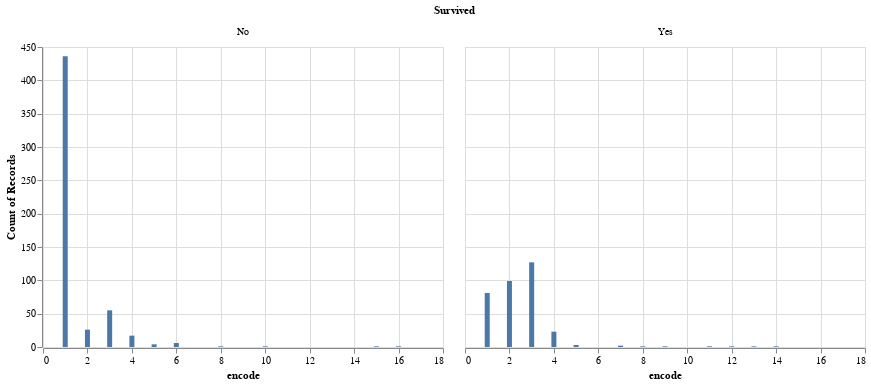

The notebook cell saved with this chart:
### Markdown cell above
### Revisit Visualizations
Now that you have the new columns in place. Revisit the pairwise comparison plots to see if the new columns reveal any interesting relationships.

### Code cell
# Enter the code needed to recheck the pairwise comparison.
print("Those who died based on Class")
print("Mr 1 \n\
Mrs 2\n\
Miss 3\n\
Master 4\n\
Dr 5 \n\
Rev 6\n\
Mlle 7\n\
Major 17\n\
Col 8 \n\
the Countess 9\n\
Capt 10\n\
Ms 11\n\
Sir 12               \n\
Lady 13             \n\
Mme 14              \n\
Don 15              \n\
Jonkheer 16")
alt.Chart(data).mark_bar().encode(
    x = "encode",
    y = "count()"
).facet(facet='Survived:N')

### Figure 1 — Vega-Lite specification as saved in the notebook (floating-point values rounded to 4 significant figures; data arrays with more than 128 entries replaced by an {"elided": "..."} marker saying what was removed)
{"config": {"view": {"continuousWidth": 400, "continuousHeight": 300}}, "data": {"name": "data-a00f55ddd29f6d31631770dbc54fa30c"}, "facet": {"field": "Survived", "type": "nominal"}, "spec": {"mark": "bar", "encoding": {"x": {"field": "encode", "type": "quantitative"}, "y": {"aggregate": "count", "type": "quantitative"}}}, "$schema": "https://vega.github.io/schema/vega-lite/v4.17.0.json", "datasets": {"data-a00f55ddd29f6d31631770dbc54fa30c": {"elided": "891 records"}}}
